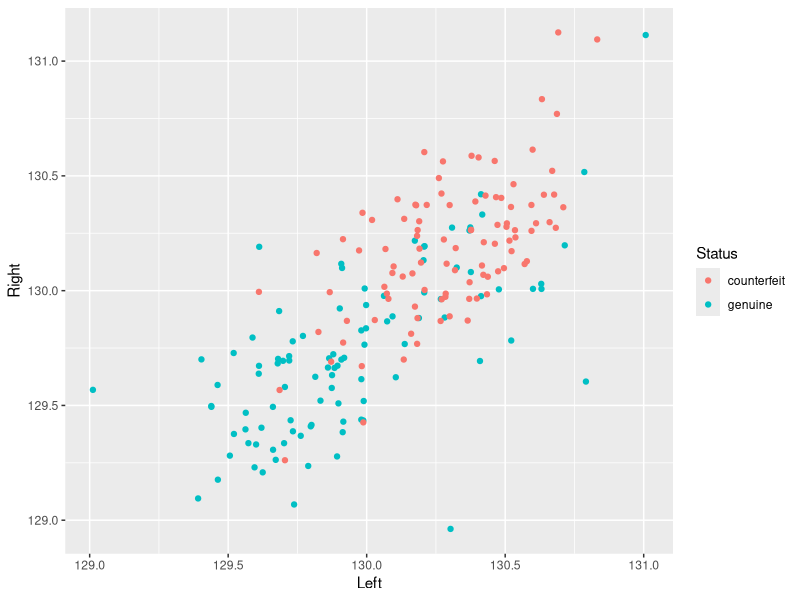
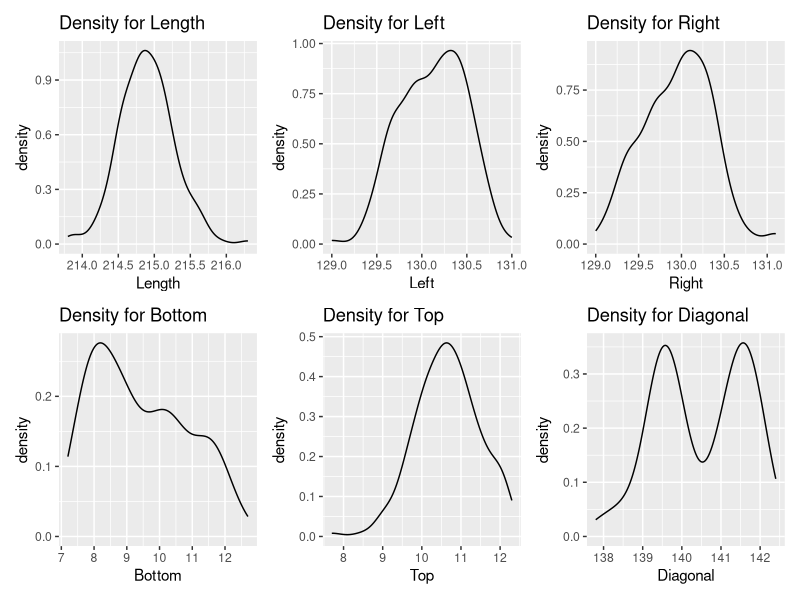
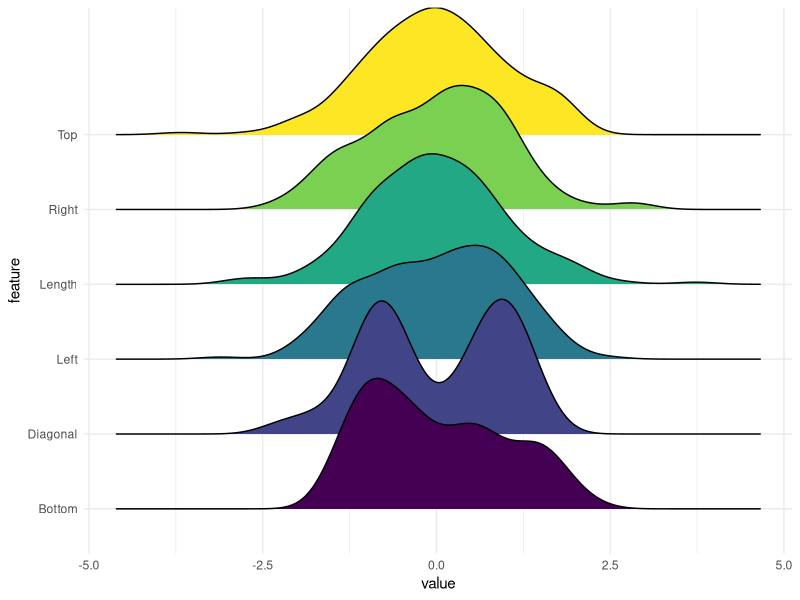
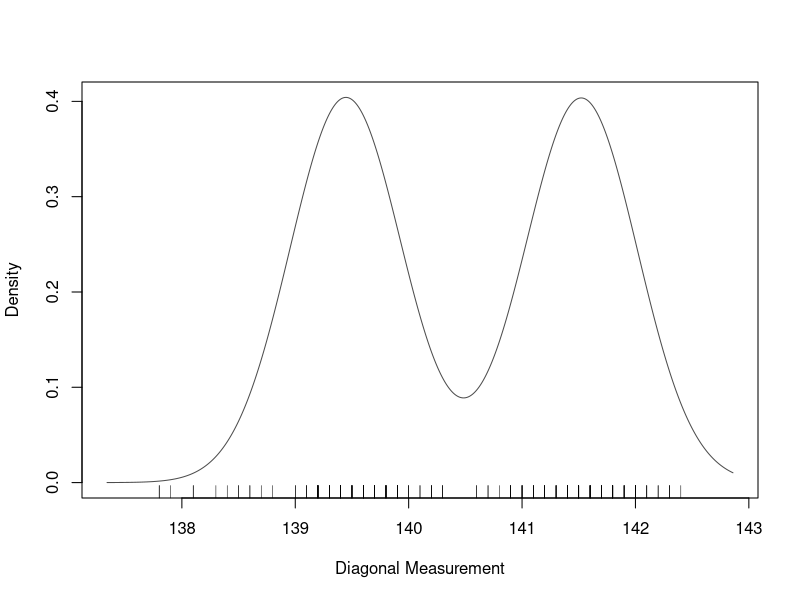
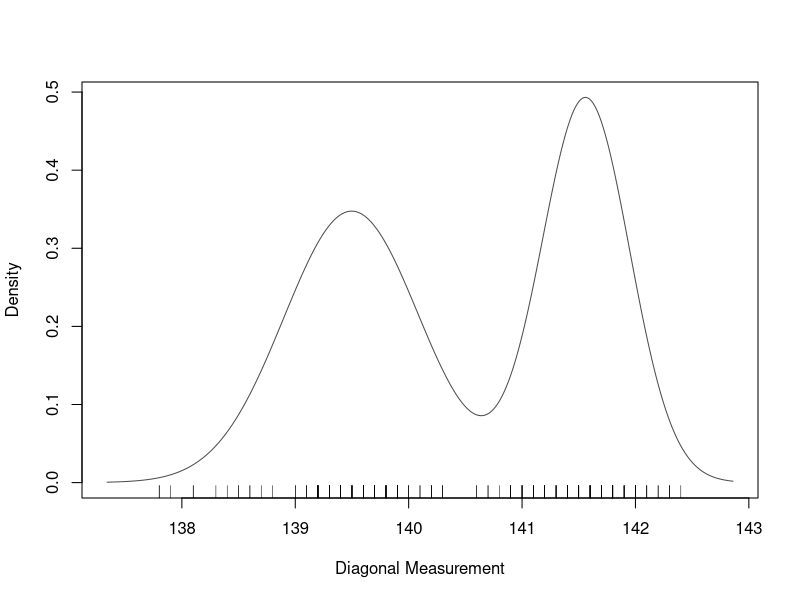
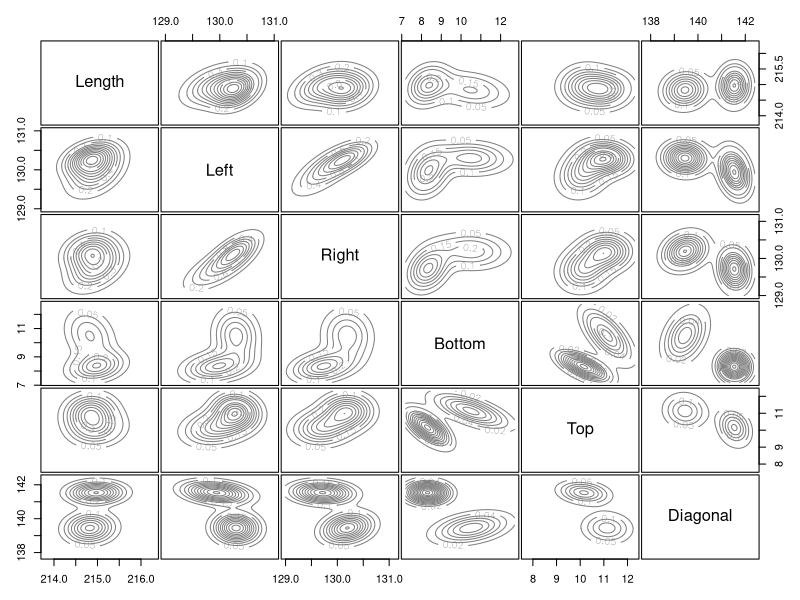
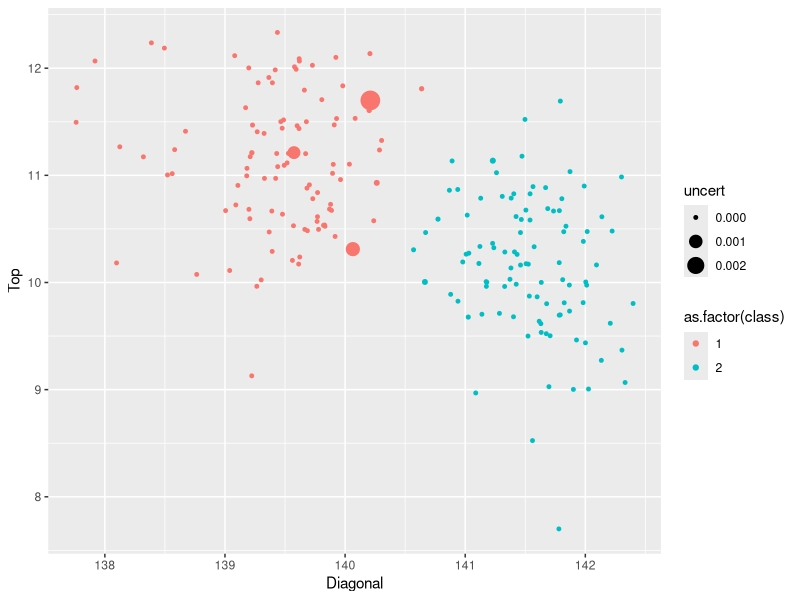

Write R code to recreate these figures, in order.
## ---- chunk 1
knitr::opts_chunk$set(echo = TRUE, fig.align = 'center')
## ---- chunk 2
library(mclust)
library(tidyverse)
library(patchwork)
## ---- chunk 3
df <- as_tibble(banknote)
## ---- chunk 4
df %>%
  ggplot(aes(x = Left, y = Right)) +
  geom_jitter(aes(color = Status))
## ---- chunk 5
df <- df %>%
  select(-Status)
## ---- chunk 6
stor <- list()
for(i in colnames(df)){
  stor[[i]] <- ggplot(df, aes_string(x = i)) +
    geom_density() +
    ggtitle(paste("Density for", i, sep = " "))
}

stor$Length + stor$Left + stor$Right + stor$Bottom + stor$Top + stor$Diagonal 
## ---- chunk 7
#load the library
library(ggridges)

#plot
df %>% 
  mutate_all(scale) %>% 
  pivot_longer(everything(), names_to = "feature", values_to = "value") %>% 
  ggplot(aes(x = value, y = feature, fill = feature)) + 
  geom_density_ridges() +
  scale_fill_viridis_d(guide = FALSE) +
  theme_minimal()
## ---- chunk 8
#making the model - could also use pull(Diagonal) here rather than what is written
fit_E_2 <- Mclust(data = df[, "Diagonal"], G = 2, modelNames = "E")

#obtaining the means and variances
fit_E_2$parameters$mean
fit_E_2$parameters$variance$sigmasq
## ---- chunk 9
#calculating bic myself
(bic_mine <- -2*fit_E_2$loglik + 4*log(nrow(df)))

#model bic
(bic_mod <- fit_E_2$bic)
## ---- chunk 10
#plotting the model-implied density with rug marks
plot(fit_E_2, what = "density", xlab = "Diagonal Measurement")
rug(df$Diagonal)
## ---- chunk 11
#making the model with unequal variances
fit_V_2 <- Mclust(data = df[, "Diagonal"], G = 2, modelNames = "V")

#checking the means and variances of the clusters
fit_V_2$parameters$mean
fit_V_2$parameters$variance$sigmasq

#plotting the model-implied density with rug marks
plot(fit_V_2, what = "density", xlab = "Diagonal Measurement")
rug(df$Diagonal)
## ---- chunk 12
#deviance for model 1
-2*fit_E_2$loglik

#deviance for model 2
-2*fit_V_2$loglik
## ---- chunk 13
#bic for model 1
fit_E_2$bic

#bic for model 2
fit_V_2$bic
## ---- chunk 14
#making the model with all of the features
fit_A_2 <- Mclust(data = df, G = 1:9, modelNames = mclust.options("emModelNames"))

#checking the optimal model based on the bic 
summary(fit_A_2)
## ---- chunk 15
fit_A_2$parameters$mean
## ---- chunk 16
#making the model with the specified arguments
fit_B_2 <- Mclust(data = df, G = 2, modelNames = "VVV")

#making a matrix of bivariate density plots
plot(fit_B_2, "density")
## ---- chunk 17
cbind(df, "class" = fit_B_2$classification, "uncert" = fit_B_2$uncertainty) %>%
  ggplot(aes(x = Diagonal, y = Top)) +
  geom_jitter(aes(color = as.factor(class), size = uncert))
## ---- chunk 18
sessionInfo()
